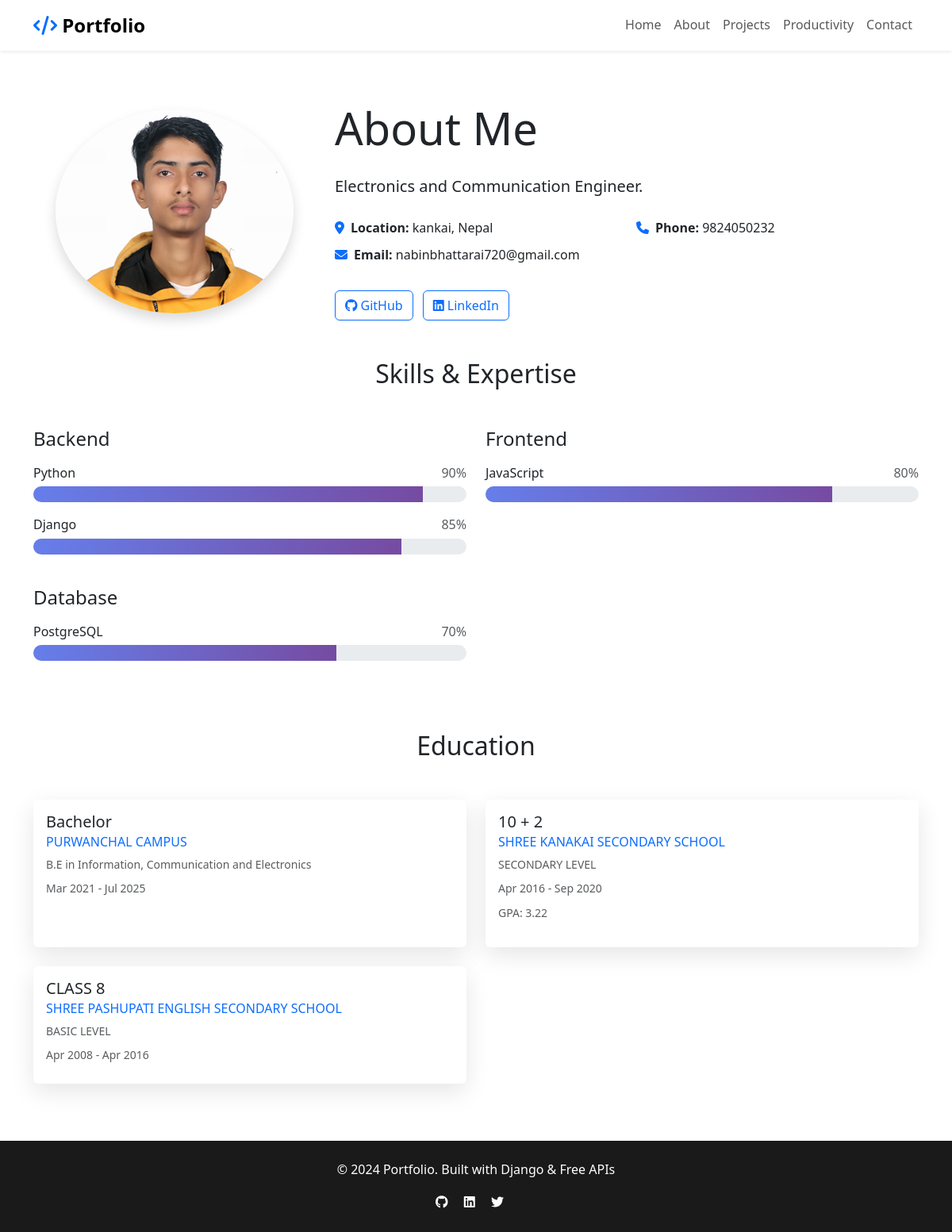
The page /about/ on the database its author committed.
### portfolioapp/models.py (models this page shows, shortened)
class Profile(models.Model):
    user = models.OneToOneField(User, on_delete=models.CASCADE)
    bio = models.TextField(max_length=500)
    profile_image = models.ImageField(upload_to='profiles/', blank=True)
    resume = models.FileField(upload_to='resumes/', blank=True)
    github_url = models.URLField(blank=True)
    linkedin_url = models.URLField(blank=True)
    twitter_url = models.URLField(blank=True)
    website_url = models.URLField(blank=True)
    location = models.CharField(max_length=100, blank=True)
    phone = models.CharField(max_length=20, blank=True)

class Skill(models.Model):
    name = models.CharField(max_length=100)
    proficiency = models.IntegerField(help_text="Proficiency level (1-100)")
    category = models.CharField(max_length=50, choices=[
        ('frontend', 'Frontend'),
        ('backend', 'Backend'),
        ('database', 'Database'),
        ('tools', 'Tools'),
        ('other', 'Other')
    ])

class Education(models.Model):
    institution = models.CharField(max_length=200)
    degree = models.CharField(max_length=200)
    field_of_study = models.CharField(max_length=200)
    start_date = models.DateField()
    end_date = models.DateField(null=True, blank=True)
    gpa = models.DecimalField(max_digits=3, decimal_places=2, null=True, blank=True)
    class Meta:
        ordering = ['-start_date']

### portfolioapp/views.py (the view)
# urls.py: path('about/', views.about, name='about'),
def about(request):
    try:
        profile = Profile.objects.get(user__is_superuser=True)
    except Profile.DoesNotExist:
        profile = None
    skills = Skill.objects.all()
    experiences = Experience.objects.all()
    education = Education.objects.all()
    context = {
        'profile': profile,
        'skills': skills,
        'experiences': experiences,
        'education': education,
    }
    return render(request, 'portfolioapp/about.html', context)

### portfolioapp/templates/portfolioapp/about.html (shortened to what this page needs)
{% extends 'base.html' %}
{% block content %}
<section class="py-5" style="margin-top: 80px;">
    <div class="container">
        <div class="row align-items-center mb-5">
            <div class="col-lg-4 text-center mb-4 mb-lg-0" data-aos="fade-right">
                {% if profile.profile_image %}
                    <img src="{{ profile.profile_image.url }}" alt="Profile" class="img-fluid rounded-circle shadow" style="max-width: 300px;">
                {% else %}
                    <div class="bg-primary rounded-circle mx-auto d-flex align-items-center justify-content-center shadow" style="width: 300px; height: 300px;">
                        <i class="fas fa-user fa-5x text-white"></i>
                    </div>
                {% endif %}
            </div>
            <div class="col-lg-8" data-aos="fade-left">
                <h1 class="display-4 mb-4">About Me</h1>
                <p class="lead">
                    {% if profile %}{{ profile.bio }}{% else %}
                    I'm a passionate full-stack developer with a love for creating innovative digital solutions.
                    I enjoy working with modern technologies and building applications that make a difference.
                    {% endif %}
                </p>
                {% if profile %}
                <div class="row mt-4">
                    {% if profile.location %}
                    <div class="col-md-6 mb-2">
                        <strong><i class="fas fa-map-marker-alt text-primary me-2"></i>Location:</strong> {{ profile.location }}
                    </div>
                    {% endif %}
                    {% if profile.phone %}
                    <div class="col-md-6 mb-2">
                        <strong><i class="fas fa-phone text-primary me-2"></i>Phone:</strong> {{ profile.phone }}
                    </div>
                    {% endif %}
                    <div class="col-md-6 mb-2">
                        <strong><i class="fas fa-envelope text-primary me-2"></i>Email:</strong> {{ profile.user.email }}
                    </div>
                </div>
                <div class="mt-4">
                    {% if profile.github_url %}
                        <a href="{{ profile.github_url }}" class="btn btn-outline-primary me-2" target="_blank">
                            <i class="fab fa-github me-1"></i>GitHub
                        </a>
                    {% endif %}
                    {% if profile.linkedin_url %}
                        <a href="{{ profile.linkedin_url }}" class="btn btn-outline-primary me-2" target="_blank">
                            <i class="fab fa-linkedin me-1"></i>LinkedIn
                        </a>
                    {% endif %}
                </div>
                {% endif %}
            </div>
        </div>
        <div class="row mb-5">
            <div class="col-12">
                <h2 class="text-center mb-5" data-aos="fade-up">Skills & Expertise</h2>
                {% if skills %}
                    {% regroup skills by category as skill_groups %}
                    <div class="row">
                        {% for group in skill_groups %}
                        <div class="col-lg-6 mb-4" data-aos="fade-up" data-aos-delay="{% cycle 100 200 %}">
                            <h4 class="text-capitalize mb-3">{{ group.grouper|title }}</h4>
                            {% for skill in group.list %}
                            <div class="mb-3">
                                <div class="d-flex justify-content-between mb-1">
                                    <span>{{ skill.name }}</span>
                                    <span class="text-muted">{{ skill.proficiency }}%</span>
                                </div>
                                <div class="skill-bar">
                                    <div class="skill-progress" style="width: {{ skill.proficiency }}%"></div>
                                </div>
                            </div>
                            {% endfor %}
                        </div>
                        {% endfor %}
                    </div>
                {% else %}
                    <p class="text-center text-muted">No skills added yet.</p>
                {% endif %}
            </div>
        </div>
        {% if education %}
        <div class="row">
            <div class="col-12">
                <h2 class="text-center mb-5" data-aos="fade-up">Education</h2>
                <div class="row">
                    {% for edu in education %}
                    <div class="col-md-6 mb-4" data-aos="fade-up" data-aos-delay="{% cycle 100 200 %}">
                        <div class="card h-100">
                            <div class="card-body">
                                <h5 class="card-title">{{ edu.degree }}</h5>
                                <h6 class="card-subtitle mb-2 text-primary">{{ edu.institution }}</h6>
                                <p class="text-muted small mb-2">{{ edu.field_of_study }}</p>
                                <p class="text-muted small mb-2">
                                    {{ edu.start_date|date:"M Y" }} -
                                    {% if edu.end_date %}{{ edu.end_date|date:"M Y" }}{% else %}Present{% endif %}
                                </p>
                                {% if edu.gpa %}
                                <p class="text-muted small">GPA: {{ edu.gpa }}</p>
                                {% endif %}
                            </div>
                        </div>
                    </div>
                    {% endfor %}
                </div>
            </div>
        </div>
        {% endif %}
    </div>
</section>
{% endblock %}

### portfolioapp/templates/base.html (style rules this page uses)
:root { --primary-color: #667eea; --secondary-color: #764ba2; --dark-color: #1a1a1a; --light-color: #f8f9fa; }
body { font-family: 'Segoe UI', Tahoma, Geneva, Verdana, sans-serif; line-height: 1.6; }
.card { border: none; box-shadow: 0 10px 30px rgba(0,0,0,0.1); transition: transform 0.3s ease; }
.skill-bar { background: #e9ecef; border-radius: 10px; overflow: hidden; }
.skill-progress { height: 20px; background: linear-gradient(90deg, var(--primary-color), var(--secondary-color)); transition: width 1s ease; }

### rows shown on the page
Profile: profile_image (placeholder picture), bio "Electronics and Communication Engineer.", location "kankai, Nepal", phone "9824050232", user.email "nabinbhattarai720@gmail.com"
Skill: grouper "Backend", name "Python", proficiency "90"
Skill: name "Django", proficiency "85"
Skill: grouper "Frontend", name "JavaScript", proficiency "80"
Skill: grouper "Database", name "PostgreSQL", proficiency "70"
Education: degree "Bachelor", institution "PURWANCHAL CAMPUS", field_of_study "B.E in Information, Communication and Electronics", start_date "Mar 2021", end_date "Jul 2025"
Education: degree "10 + 2", institution "SHREE KANAKAI SECONDARY SCHOOL", field_of_study "SECONDARY LEVEL", start_date "Apr 2016", end_date "Sep 2020", gpa "3.22"
Education: degree "CLASS 8", institution "SHREE PASHUPATI ENGLISH SECONDARY SCHOOL", field_of_study "BASIC LEVEL", start_date "Apr 2008", end_date "Apr 2016"
